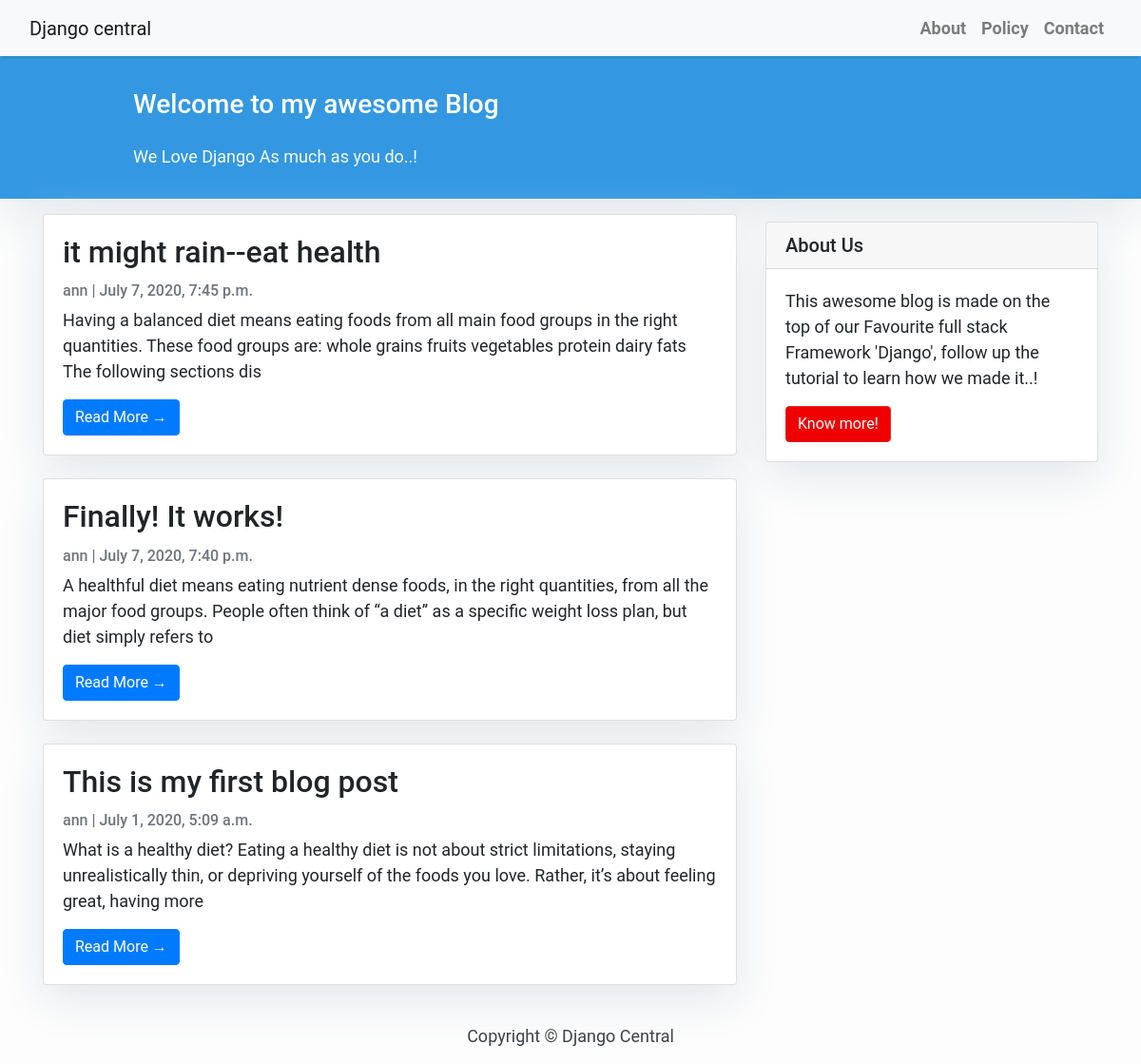
The page / on the database its author committed.
### blog/models.py (models this page shows, shortened)
class Post(models.Model):
    title = models.CharField(max_length=200, unique=True)
    slug = models.SlugField(max_length=200, unique=True)
    author = models.ForeignKey(User, on_delete=models.CASCADE, related_name='blog_posts')
    updated_on = models.DateTimeField(auto_now=True)
    content = models.TextField()
    created_on = models.DateTimeField(auto_now_add=True)
    status = models.IntegerField(choices=STATUS, default=0)
    class Meta:
        ordering = ['-created_on']

### blog/views.py (the view)
# urls.py: path('', views.PostList.as_view(), name='home'),
class PostList(generic.ListView):
    queryset = Post.objects.filter(status=1).order_by('-created_on')
    template_name = 'blog/index.html'

### blog/templates/blog/index.html (shortened to what this page needs)
{% extends 'blog/base.html' %}
{% block content %}
<header class="masthead">
    <div class="container">
        <div class="row">
            <div class=" col-md-8 col-md-10 mx-auto">
                <div class="site-heading">
                    <h3 class=" site-heading my-4 mt-3 text-white"> Welcome to my awesome Blog </h3>
                    <p class="text-light">We Love Django As much as you do..! &nbsp
                    </p>
                </div>
            </div>
        </div>
    </div>
</header>
<div class="container">
    <div class="row">
        <div class="col-md-8 mt-3 left">
            {% for post in post_list %}
            <div class="card mb-4">
                <div class="card-body">
                    <h2 class="card-title">{{ post.title }}</h2>
                    <p class="card-text text-muted h6">{{ post.author }} | {{ post.created_on}} </p>
                    <p class="card-text">{{post.content|slice:":200" }}</p>
                    <a href="{% url 'post_detail' post.slug  %}" class="btn btn-primary">Read More &rarr;</a>
                </div>
            </div>
            {% endfor %}
        </div>
        {% block sidebar %} {% include 'blog/sidebar.html' %} {% endblock sidebar %}
    </div>
</div>
{%endblock%}

### blog/templates/blog/base.html (shortened to what this page needs)
<!DOCTYPE html>
<html>
    <head>
        <link rel="stylesheet" href="https://maxcdn.bootstrapcdn.com/bootstrap/4.0.0/css/bootstrap.min.css"
 />
    </head>
 <body>
        <nav class="navbar navbar-expand-lg navbar-light bg-light shadow" id="mainNav">
            <div class="container-fluid">
                <a class="navbar-brand" href="{% url 'home' %}">Django central</a>
                <div class="collapse navbar-collapse" id="navbarResponsive">
                    <ul class="navbar-nav ml-auto">
                        <li class="nav-item text-black">
                            <a class="nav-link text-black font-weight-bold" href="#">About</a>
                        </li>
                        <li class="nav-item text-black">
                            <a class="nav-link text-black font-weight-bold" href="#">Policy</a>
                        </li>
                        <li class="nav-item text-black">
                            <a class="nav-link text-black font-weight-bold" href="#">Contact</a>
                        </li>
                    </ul>
                </div>
            </div>
        </nav>
        {% block content %}{% endblock content %}
        <footer class="py-3 bg-grey">
            <p class="m-0 text-dark text-center ">Copyright &copy; Django Central</p>
        </footer>
    </body>
</html>

### blog/templates/blog/sidebar.html (shortened to what this page needs)
{% block sidebar %}
<div class="col-md-4 float-right ">
    <div class="card my-4">
        <h5 class="card-header">About Us</h5>
        <div class="card-body">
            <p class="card-text"> This awesome blog is made on the top of our Favourite full stack Framework 'Django', follow up the tutorial to learn how we made it..!</p>
            <a href="https://djangocentral.com/building-a-blog-application-with-django" class="btn btn-danger">Know more!</a>
        </div>
    </div>
</div>
{% endblock sidebar %}

### blog/templates/blog/base.html (style rules this page uses)
body { font-family: "Roboto", sans-serif; font-size: 17px; background-color: #fdfdfd; }
.shadow { box-shadow: 0 4px 2px -2px rgba(0, 0, 0, 0.1); }
.btn-danger { color: #fff; background-color: #f00000; border-color: #dc281e; }
.masthead { background: #3398E1; height: auto; padding-bottom: 15px; box-shadow: 0 16px 48px #E3E7EB; padding-top: 10px; }

### blog/templates/blog/index.html (style rules this page uses)
body { font-family: "Roboto", sans-serif; font-size: 18px; background-color: #fdfdfd; }
.card { box-shadow: 0 16px 48px #E3E7EB; }

### blog/templates/blog/sidebar.html (style rules this page uses)
.card { box-shadow: 0 16px 48px #E3E7EB; }

### rows shown on the page
Post: title "it might rain--eat health", author "ann", created_on "July 7, 2020, 7:45 p.m.", content "Having a balanced diet means eating foods from all main food groups in the right quantities. These food groups are: whole grains fruits vegetables protein dairy fats The following sections dis"
Post: title "Finally! It works!", author "ann", created_on "July 7, 2020, 7:40 p.m.", content "A healthful diet means eating nutrient dense foods, in the right quantities, from all the major food groups. People often think of “a diet” as a specific weight loss plan, but diet simply refers to"
Post: title "This is my first blog post", author "ann", created_on "July 1, 2020, 5:09 a.m.", content "What is a healthy diet? Eating a healthy diet is not about strict limitations, staying unrealistically thin, or depriving yourself of the foods you love. Rather, it’s about feeling great, having more"
